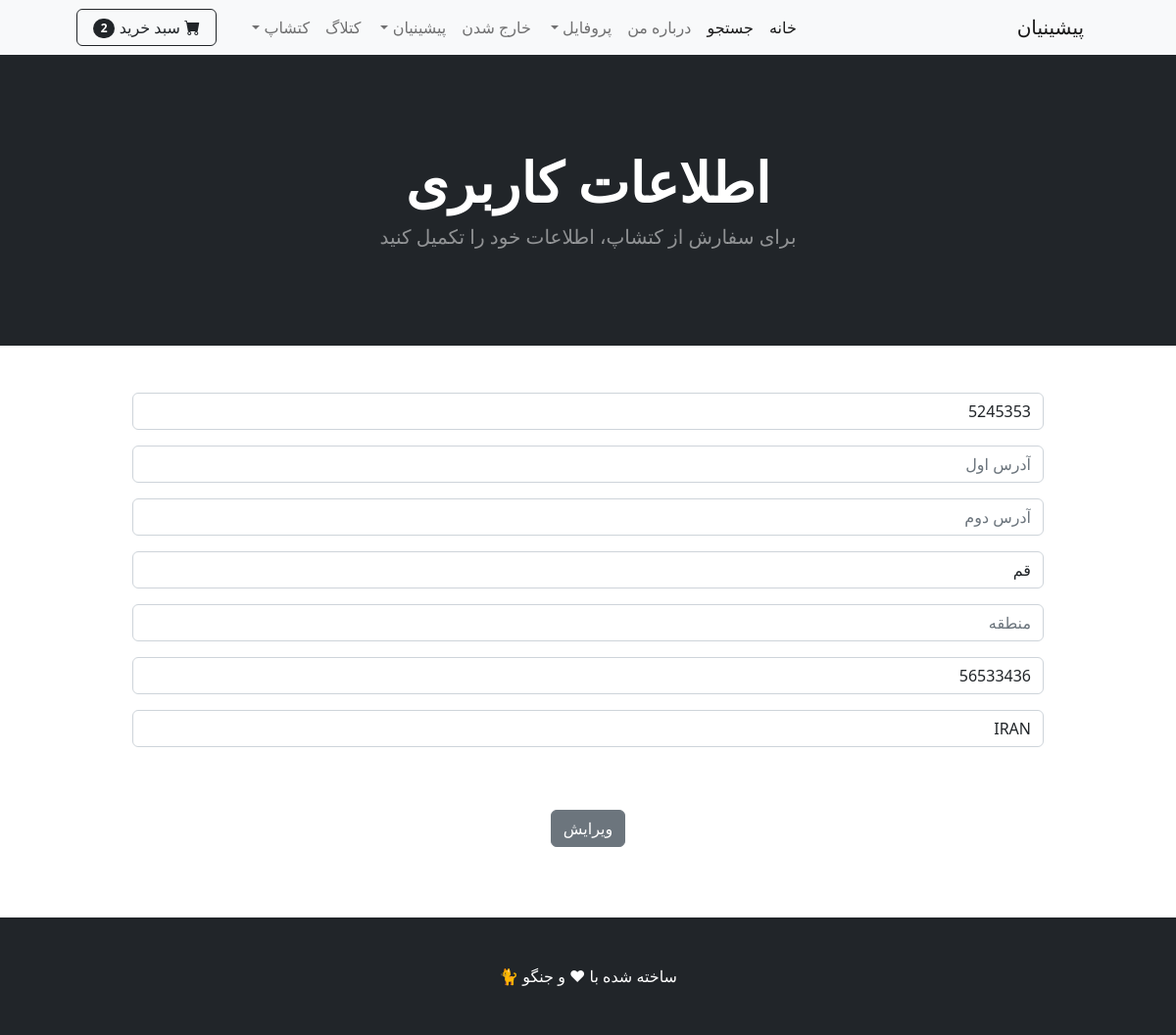
The page /update_info/ (signed in) on the database its author committed.
### catshop/models.py (models this page shows, shortened)
class Profile(models.Model):
    user = models.OneToOneField(User, on_delete=models.CASCADE)
    date_modified = models.DateTimeField(User, auto_now=True)# تاریخ اخرین ویرایش به صورت خودکار
    phone = models.CharField(max_length=25, blank=True)
    address1 = models.CharField(max_length=250, blank=True)
    address2 = models.CharField(max_length=250, blank=True)
    city = models.CharField(max_length=25, blank=True)
    state = models.CharField(max_length=25, blank=True)
    zipcode = models.CharField(max_length=25, blank=True)
    country = models.CharField(max_length=25, default='IRAN')
    old_cart = models.CharField(max_length=200, blank=True, null=True)

### pishi/views.py (the view)
# urls.py: path('update_info/', views.update_info , name='update_info'),
def update_info(request):
    if request.user.is_authenticated:
        current_user = Profile.objects.get(user__id=request.user.id) #ممکنه ایدی یک مدل یوزر مساوی ایدی یک پروفایل نیس. برای همین
        form = UpdateUserInfo(request.POST or None , instance = current_user)#اطلاعاتی که پست کرده یا نکرده یا از قبل بوده
        if form.is_valid():
            form.save()
            messages.success(request , 'اطلاعات کاربری شما ویرایش شد')
            return redirect('home')
        return render(request, 'update_info.html',{'form':form})#فرم هنوز پر نشده
    else:
       messages.success(request , 'ابتدا باید لاگین شوید')
       return redirect('home')

### cart/cart.py (called while the page is built)
    def __len__(self):
        return sum(item['product_count'] for item in self.cart.values())

### cart/context_processors.py (called while the page is built)
def cart(request):
    return {'cart':Cart(request)}

### catlog/context_processors.py (called while the page is built)
def recent_posts(request):
    recent_posts = Post.objects.order_by('-date')[:4]
    return {'recent_posts':recent_posts}

### pishi/templates/update_info.html (shortened to what this page needs)
{% extends 'base.html' %}
{% block content %}
<header class="bg-dark py-5">
     <div class="container px-4 px-lg-5 my-5">
          <div class="text-center text-white">
              <h1 class="display-4 fw-bolder">  اطلاعات کاربری </h1>
              <p class="lead fw-normal text-white-50 mb-0"> برای سفارش از کتشاپ، اطلاعات خود را تکمیل کنید   </p>
           </div>
     </div>
</header>
<br><br>
<div class="container">
    <div class="row">
        <center>
            <div class="col-10">
                <form method="POST"  action="{% url 'update_info' %}">
                       {{ form.as_p }}
                       <br><br>
                    <button type="submit" class="btn btn-secondary">  ویرایش  </button>
                  </form>
                  <br>
            </div>
        </center>
    </div>
</div>
<br><br>
{% endblock %}

### rows shown on the page
Profile: phone "5245353", city "قم", zipcode "56533436", country "IRAN"

### other values the page prints
{{ cart|length }} "2"
